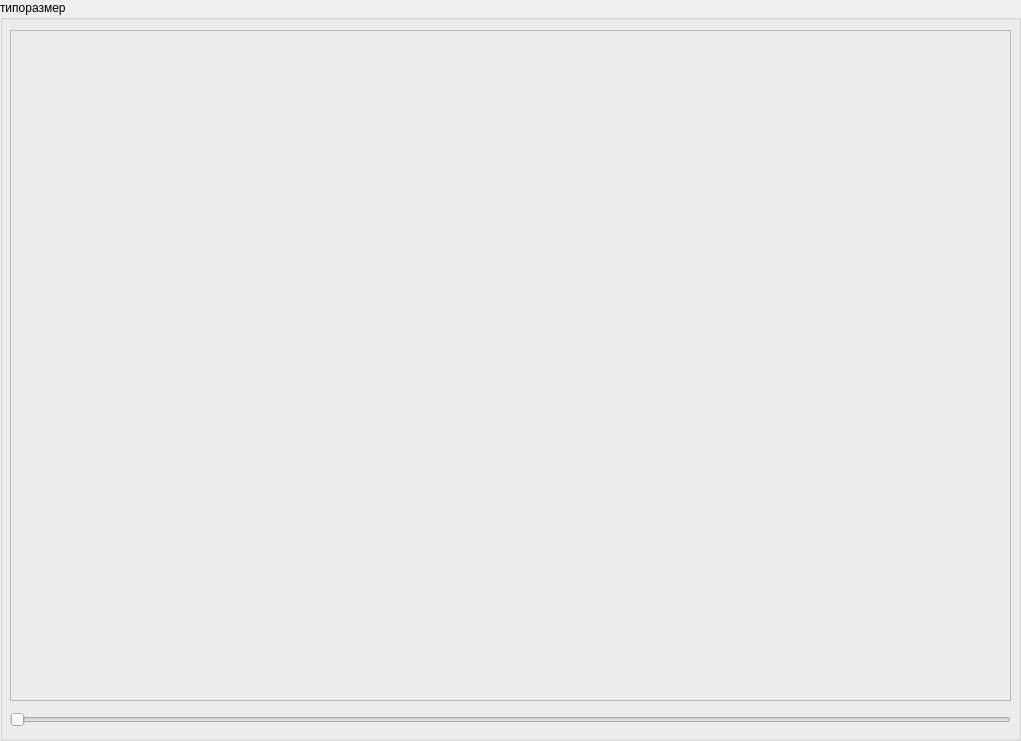
     <widget class="QGroupBox" name="groupTestFrame">
      <property name="geometry">
       <rect>
        <x>10</x>
        <y>10</y>
        <width>1021</width>
        <height>741</height>
       </rect>
      </property>
      <property name="title">
       <string>типоразмер</string>
      </property>
      <widget class="QSlider" name="horizontalSlider">
       <property name="geometry">
        <rect>
         <x>10</x>
         <y>710</y>
         <width>1001</width>
         <height>20</height>
        </rect>
       </property>
       <property name="orientation">
        <enum>Qt::Horizontal</enum>
       </property>
      </widget>
      <widget class="QFrame" name="frameGraphTest">
       <property name="geometry">
        <rect>
         <x>10</x>
         <y>30</y>
         <width>1001</width>
         <height>671</height>
        </rect>
       </property>
       <property name="frameShape">
        <enum>QFrame::StyledPanel</enum>
       </property>
       <property name="frameShadow">
        <enum>QFrame::Raised</enum>
       </property>
       <widget class="QWidget" name="gridLayoutWidget_4">
        <property name="geometry">
         <rect>
          <x>-1</x>
          <y>-1</y>
          <width>1001</width>
          <height>671</height>
         </rect>
        </property>
        <layout class="QGridLayout" name="gridGraphTest">
         <property name="sizeConstraint">
          <enum>QLayout::SetMaximumSize</enum>
         </property>
         <property name="leftMargin">
          <number>5</number>
         </property>
         <property name="topMargin">
          <number>5</number>
         </property>
         <property name="rightMargin">
          <number>3</number>
         </property>
         <property name="bottomMargin">
          <number>3</number>
         </property>
         <property name="spacing">
          <number>0</number>
         </property>
        </layout>
       </widget>
      </widget>
     </widget>
